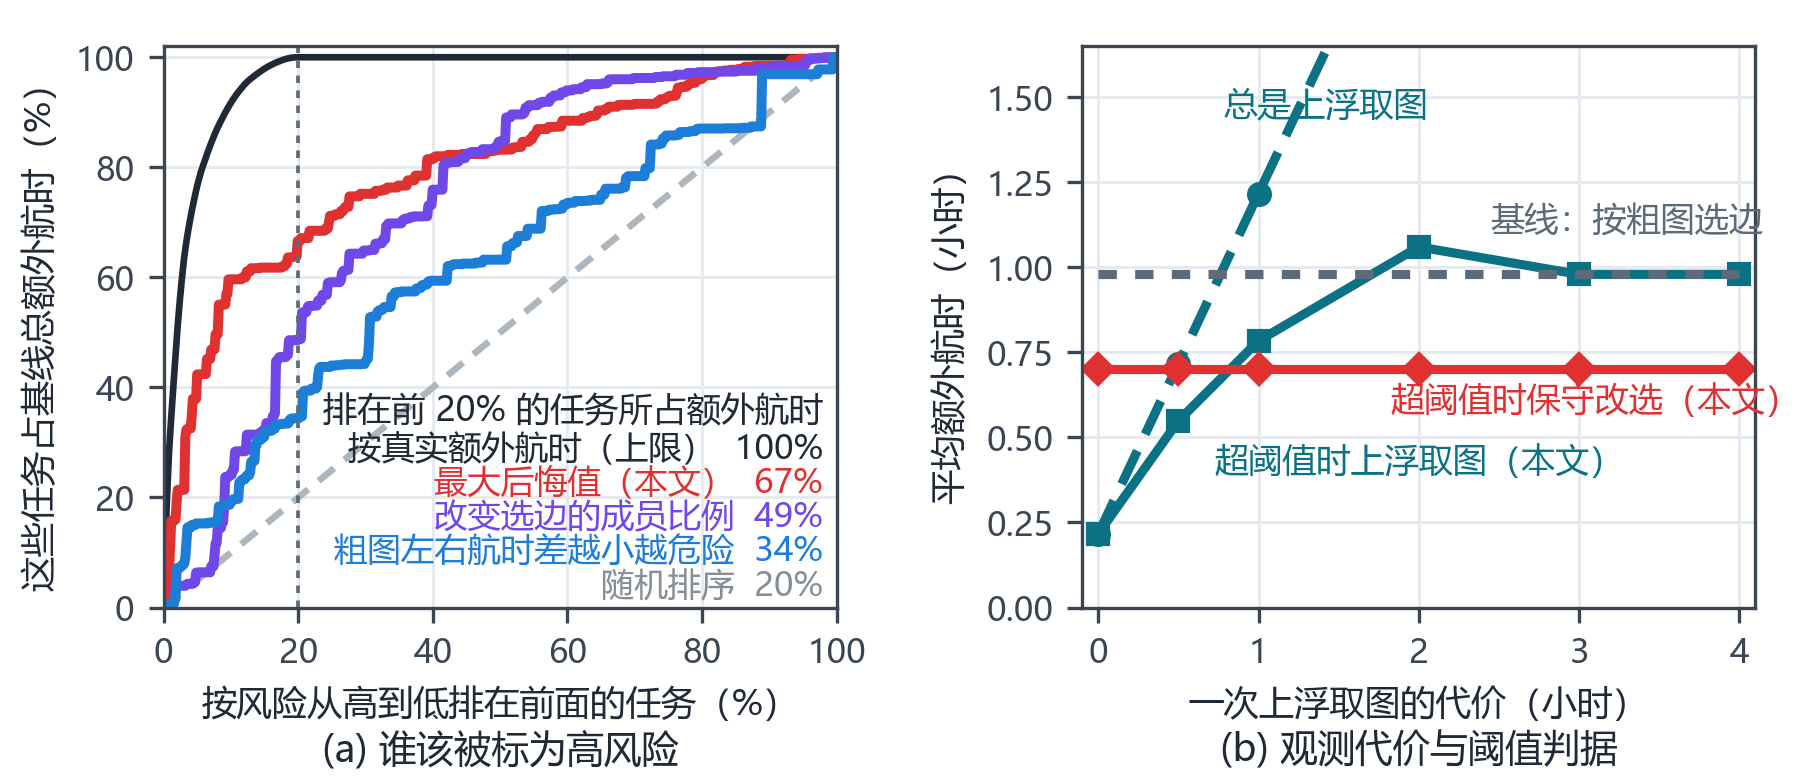

Generate this figure with Python:
"""Fig.: the counterexample finds where the losses are, and decides when an observation is worth it.
(a) Missions ranked by a risk score, most risky first; the curve shows how much of the map's total
    loss (test years) the top fraction of missions holds: ideal (ranked by the real loss), the worst
    plausible regret found by the counterexample search (this paper), the flip share of a 32-member
    ensemble, the closeness of the two sides on the map, and random order.
(b) Mean loss against the time one surfacing costs: always surface for today's 0.5-degree map,
    surface only when the counterexample's worst regret exceeds a threshold set on the development
    years, the map alone, and the conservative choice on flagged missions (no surfacing)."""
import json
import sys
from pathlib import Path

import numpy as np

sys.path.insert(0, str(Path(__file__).resolve().parent))
import style as st  # noqa: E402

sys.path.insert(0, str(st.ROOT / "experiments"))
from route_summary import load, side, worst_regret, ens_l2, calibrate, outcomes  # noqa: E402

import matplotlib.pyplot as plt  # noqa: E402

OURS, ENS, MARGIN, IDEAL, RANDOM = "#E03131", "#7048E8", "#1C7ED6", "#1F2A36", "#ADB5BD"
SURF, ROB, MAP = "#0B7285", "#E03131", "#5C6B7A"


def gains(score, loss):
    o = np.argsort(-np.asarray(score), kind="stable")
    c = np.cumsum(np.asarray(loss)[o])
    return np.r_[0, np.arange(1, len(o) + 1) / len(o)], np.r_[0, c / c[-1]]


def main():
    st.setup()
    test, dev = load("main", "test"), load("main", "dev")
    P = json.load(open(st.ROOT / "results" / "route_summary_main.json", encoding="utf-8"))["params"]
    loss = np.array([r["JT"][side(r["dJ_map_L2"])] - min(r["JT"].values()) for r in test])
    scores = {
        "按真实额外航时排序（上限）": (loss, IDEAL, "-"),
        "最大后悔值（本文）": ([worst_regret(r, side(r["dJ_map_L2"]), P["r"]) for r in test], OURS, "-"),
        "32 个集合成员中改变选边的比例": ([float(np.mean(np.sign(ens_l2(r)) != np.sign(r["dJ_map_L2"]))) for r in test], ENS, "-"),
        "粗图左右航时差越小越危险": ([-abs(r["dJ_map_L2"]) for r in test], MARGIN, "-"),
    }
    fig = plt.figure(figsize=(st.TEXTW, 66 * st.MM))
    axa = fig.add_axes([0.09, 0.22, 0.37, 0.72])
    axb = fig.add_axes([0.595, 0.22, 0.37, 0.72])
    axa.plot([0, 100], [0, 100], color=RANDOM, lw=1.6, ls=(0, (3, 2)))
    for name, (sc, col, ls) in scores.items():
        x, y = gains(sc, loss)
        axa.plot(x * 100, y * 100, color=col, lw=2.4 if col != IDEAL else 1.6, ls=ls)
    axa.axvline(20, color=st.MUTED, lw=0.9, ls=(0, (2, 2)))
    axa.text(98, 34, "排在前 20% 的任务所占额外航时", color=st.INK, fontsize=8.2, ha="right")
    short = {"按真实额外航时排序（上限）": "按真实额外航时（上限）", "最大后悔值（本文）": "最大后悔值（本文）",
             "32 个集合成员中改变选边的比例": "改变选边的成员比例", "粗图左右航时差越小越危险": "粗图左右航时差越小越危险"}
    yy = 27
    for name, (sc, col, ls) in scores.items():
        x, y = gains(sc, loss)
        v = float(np.interp(0.2, x, y)) * 100
        axa.text(98, yy, f"{short[name]}  {v:.0f}%", color=col, fontsize=8.0, ha="right")
        yy -= 6.2
    axa.text(98, yy, "随机排序  20%", color="#868E96", fontsize=8.0, ha="right")
    axa.set_xlim(0, 100)
    axa.set_ylim(0, 102)
    axa.set_xlabel("按风险从高到低排在前面的任务（%）")
    axa.set_ylabel("这些任务占基线总额外航时（%）")
    costs = [0.0, 0.5, 1.0, 2.0, 3.0, 4.0]
    lines = {"总是上浮取当天 0.5° 图": [], "超阈值时上浮取图（本文）": [], "超阈值时保守改选（本文）": [], "基线：按粗图选边": []}
    for c in costs:
        Pc, _ = calibrate(dev, c)
        rows = [outcomes(r, Pc)[0] for r in test]
        orc = np.array([o["知道真相"] for o in rows])
        lines["总是上浮取当天 0.5° 图"].append(np.mean([o["总是上浮取当天0.5°图"] for o in rows] - orc))
        lines["超阈值时上浮取图（本文）"].append(np.mean([o["反例门控→上浮取0.5°图"] for o in rows] - orc))
        lines["超阈值时保守改选（本文）"].append(np.mean([o["反例门控→保守"] for o in rows] - orc))
        lines["基线：按粗图选边"].append(np.mean([o["地图+精算"] for o in rows] - orc))
    style = {"总是上浮取当天 0.5° 图": (SURF, (0, (4, 2)), "o"), "超阈值时上浮取图（本文）": (SURF, "-", "s"),
             "超阈值时保守改选（本文）": (ROB, "-", "D"), "基线：按粗图选边": (MAP, (0, (2, 2)), None)}
    for name, vals in lines.items():
        col, ls, mk = style[name]
        axb.plot(costs, vals, color=col, lw=2.2, ls=ls, marker=mk, ms=5)
    axb.text(0.78, 1.45, "总是上浮取图", color=SURF, fontsize=8.2, ha="left")
    axb.text(2.0, 0.40, "超阈值时上浮取图（本文）", color=SURF, fontsize=8.2, ha="center")
    axb.text(3.1, 0.58, "超阈值时保守改选（本文）", color=ROB, fontsize=8.2, ha="center")
    axb.text(3.3, 1.11, "基线：按粗图选边", color=MAP, fontsize=8.2, ha="center")
    axb.set_xlabel("一次上浮取图的代价（小时）")
    axb.set_ylabel("平均额外航时（小时）")
    axb.set_xlim(-0.1, 4.1)
    axb.set_ylim(0, 1.65)
    for ax in (axa, axb):
        for s_ in ("top", "right"):
            ax.spines[s_].set_visible(True)
    st.caption(axa, "(a) 谁该被标为高风险", y=-0.22)
    st.caption(axb, "(b) 观测代价与阈值判据", y=-0.22)
    st.save(fig, "fig_route_risk")
    print({k: [round(v, 3) for v in vals] for k, vals in lines.items()})


if __name__ == "__main__":
    main()
